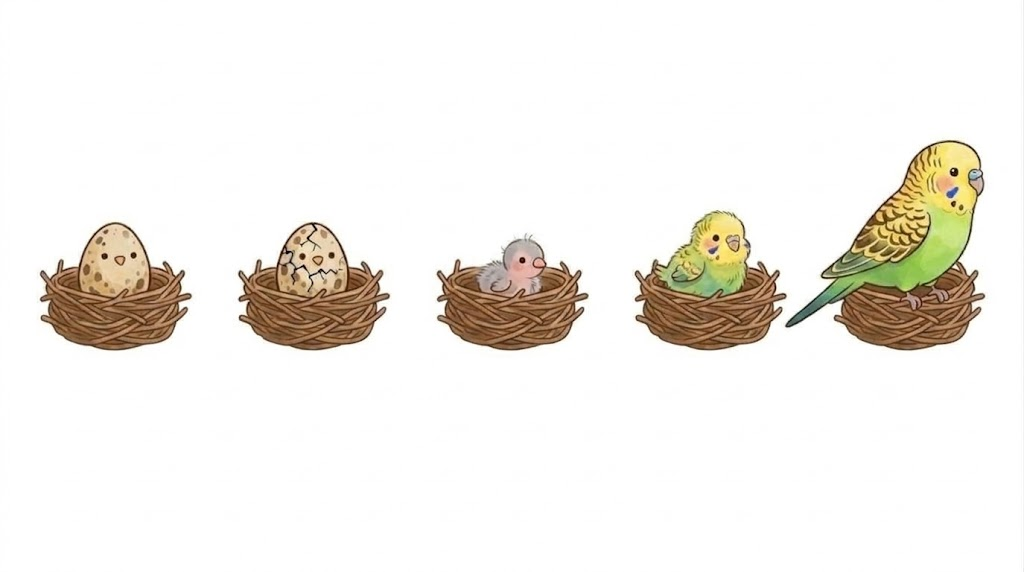
#> input picture assets/garden/ciccio_nido_original.png, 1024 x 572 px, found by its file name
$ python cutout_garden.py
#> lines starting #> are read from the running program, lines starting #| are printed output that depends on the picture; after the words box and inside, x2 and y2 are one past the last pixel; in counts of white or black regions, pixels touching at a corner belong together
#!/usr/bin/env python3
"""Ritaglia una collezione del giardino: un foglio con 5 stadi in fila -> assets/garden/garden_<personaggio>_1..5.png

    python3 tools/cutout_garden.py assets/garden/ciccio_nido_original.png ciccio [scala]

Ogni stadio finisce sulla stessa tela delle piantine di Pianty (208x341, piedi a 1,76% dal fondo), così il
giardino li disegna alla stessa misura. Il "piede" di un nido è il suo bordo più basso, e il centro è il
centro di quel bordo; se l'adulto sporge (la coda) viene spostato quanto basta per restare nella tela.
"""
import sys
from collections import deque
import numpy as np
from PIL import Image

SRC = sys.argv[1] if len(sys.argv) > 1 else "assets/garden/ciccio_nido_original.png"
PET = sys.argv[2] if len(sys.argv) > 2 else "ciccio"
SCALE = float(sys.argv[3]) if len(sys.argv) > 3 else 1.0
STAGES = 5
CANVAS_W, CANVAS_H = 208, 341
FEET_FRACTION = 0.0176
BG_MIN = 246
HALO_MIN = 205
MIN_POCKET = 40
MIN_PART = 14
MARGIN = 3


def dilate(mask, n):
    out = mask.copy()
    for _ in range(n):
        p = np.pad(out, 1)
        out = p[1:-1, 1:-1] | p[:-2, 1:-1] | p[2:, 1:-1] | p[1:-1, :-2] | p[1:-1, 2:]
    return out


def flood(passable, seeds, diagonal=False):
    h, w = passable.shape
    seen = np.zeros((h, w), dtype=bool)
    q = deque()
    for y, x in seeds:
        if passable[y, x] and not seen[y, x]:
            seen[y, x] = True
            q.append((y, x))
    steps = ((1, 0), (-1, 0), (0, 1), (0, -1))
    if diagonal:
        steps += ((1, 1), (1, -1), (-1, 1), (-1, -1))
    while q:
        y, x = q.popleft()
        for dy, dx in steps:
            ny, nx = y + dy, x + dx
            if 0 <= ny < h and 0 <= nx < w and passable[ny, nx] and not seen[ny, nx]:
                seen[ny, nx] = True
                q.append((ny, nx))
    return seen


rgb = np.asarray(Image.open(SRC).convert("RGB")).astype(np.float32)
H, W, _ = rgb.shape
#> H = 572; W = 1024
minc = rgb.min(axis=2)
ink = minc < 235
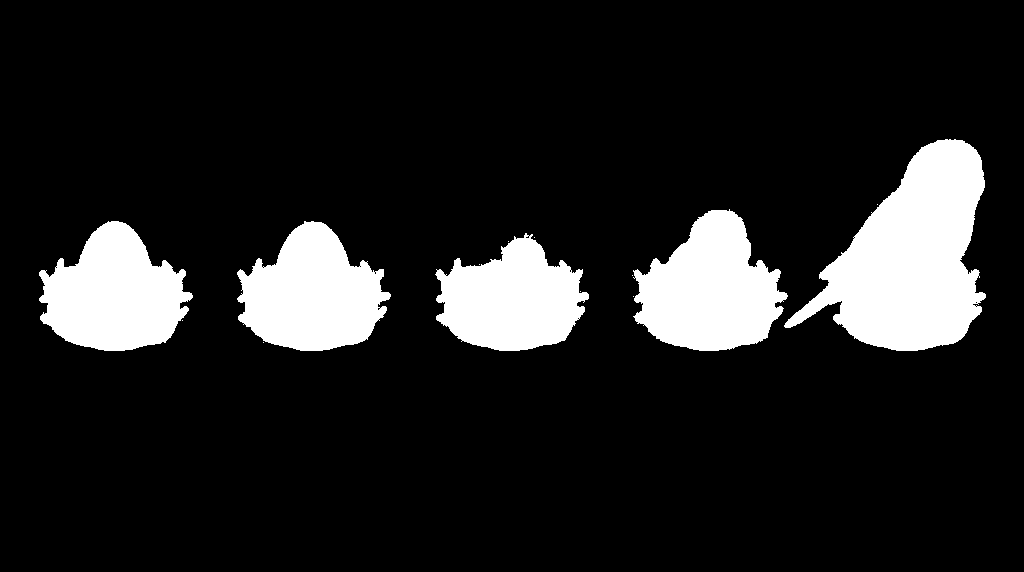
#> ink: shape (572, 1024) bool; 13% white; 14 white regions (9 under 20 px), largest, box (x1, y1, x2, y2) and area: (784, 139, 986, 351) 23632, (633, 209, 788, 351) 14240, (237, 221, 391, 351) 13224, (39, 221, 193, 351) 13199, (435, 233, 589, 351) 11996

# 1) I cinque stadi: gruppi di colonne; se due si toccano, taglio nella colonna meno "inchiostrata".
cols = ink.any(axis=0)
groups, start, prev = [], None, None
for x, v in enumerate(cols):
    if v:
        if start is None:
            start = x
        elif x - prev > 8:
            groups.append((start, prev))
            start = x
        prev = x
#> this loop made 1024 passes
#> (v, start) on pass 40: (True, 39)
#> v on passes 1 to 6: False, False, False, False, False, False
#> after the loop, groups = [(39, 192), (237, 390), (435, 588)]
if start is not None:
    groups.append((start, prev))
groups = [g for g in groups if g[1] - g[0] > 30]
#> groups = [(39, 192), (237, 390), (435, 588), (632, 985)]
exact_cuts = False
if len(groups) != STAGES:
    xs = np.where(cols)[0]
#> xs = 816 values from 39 to 985
    x0, x1 = xs.min(), xs.max()
#> x0 = 39; x1 = 985
    per_col = ink.sum(axis=0)
#> per_col = 1024 values, max 206 at index 937, min 0 at index 0, mean 74.51
    cuts = []
    for i in range(1, STAGES):
        guess = x0 + (x1 - x0 + 1) * i // STAGES
        lo, hi = guess - 45, guess + 45
        window = per_col[lo:hi]
        # La colonna più "vuota" è spesso una striscia di colonne vuote: taglio a metà della striscia più lunga.
        best, run_start, runs = window.min(), None, []
        for j, v in enumerate(window):
            if v <= best + 0:
                run_start = j if run_start is None else run_start
            elif run_start is not None:
                runs.append((run_start, j - 1)); run_start = None
        if run_start is not None:
            runs.append((run_start, len(window) - 1))
        a, b = max(runs, key=lambda r: r[1] - r[0])
        cuts.append(lo + (a + b) // 2)
#> this loop made 4 passes
#> (guess, lo, hi, best, a, b) on passes 1 to 4: (228, 183, 273, 0, 10, 53), (417, 372, 462, 0, 19, 62), (607, 562, 652, 0, 27, 69), (796, 751, 841, 9, 36, 38)
#> after the loop, cuts = [214, 412, 610, 788]
    edges = [x0] + cuts + [x1 + 1]
#> edges = [39, 214, 412, 610, 788, 986]
    groups = [(edges[i], edges[i + 1] - 1) for i in range(STAGES)]
#> groups = [(39, 213), (214, 411), (412, 609), (610, 787), (788, 985)]
    exact_cuts = True
assert len(groups) == STAGES, groups
print("stadi:", groups)
#| stadi: [(39, 213), (214, 411), (412, 609), (610, 787), (788, 985)]

frames = []
for gx0, gx1 in groups:
    margin = 0 if exact_cuts else 4          # con i tagli a mano non allargo: finirei nel vicino
    x0, x1 = max(gx0 - margin, 0), min(gx1 + margin, W - 1)
    block = rgb[:, x0:x1 + 1, :]
    bmin = minc[:, x0:x1 + 1]
    h, w = bmin.shape
    cand = bmin >= BG_MIN
    border = [(0, x) for x in range(w)] + [(h - 1, x) for x in range(w)] \
           + [(y, 0) for y in range(h)] + [(y, w - 1) for y in range(h)]
    bg = flood(cand, border)
    rem = cand & ~bg
    seen = np.zeros_like(rem)
    for y, x in zip(*np.where(rem)):
        if seen[y, x]:
            continue
        comp = flood(rem & ~seen, [(y, x)])
        seen |= comp
        if comp.sum() >= MIN_POCKET:
            bg |= comp
    halo = ~bg & dilate(bg, 2) & (bmin > HALO_MIN)
    bg |= halo
    fg = ~bg
    labeled = np.zeros_like(fg)
    for y, x in zip(*np.where(fg)):
        if labeled[y, x]:
            continue
        comp = flood(fg & ~labeled, [(y, x)], diagonal=True)
        labeled |= comp
        cx = np.where(comp.any(axis=0))[0]
        touches_cut = exact_cuts and (cx.min() == 0 or cx.max() == w - 1)
        if comp.sum() < MIN_PART or (touches_cut and comp.sum() < 120):   # pezzetti del vicino tagliati a metà
            fg &= ~comp
    edge = fg & dilate(~fg, 2)
    soft = np.clip((255 - bmin) / 90.0, 0.0, 1.0)
    alpha = np.where(edge, soft, fg.astype(np.float32))
    a = np.maximum(alpha, 1e-3)[..., None]
    color = np.clip(np.where(edge[..., None], (block - 255.0 * (1 - a)) / a, block), 0, 255)
    rgba = np.dstack([color, alpha * 255]).astype(np.uint8)

    ys, xs = np.where(fg)
    bottom = int(ys.max())
    base = fg[max(bottom - 30, 0):bottom + 1]          # il bordo basso del nido
    bx = np.where(base.any(axis=0))[0]
    center = (bx.min() + bx.max()) / 2.0
    frames.append(dict(img=Image.fromarray(rgba, "RGBA"), bottom=bottom, center=center, left=xs.min(), right=xs.max(), top=ys.min()))
#> this loop made 5 passes
#> (gx0, gx1, x0, x1, center) on passes 1 to 5: (39, 213, 39, 213, 71), (214, 411, 214, 411, 94), (412, 609, 412, 609, 95.5), (610, 787, 610, 787, 94), (788, 985, 788, 985, 92)
#> pass 1, `bmin = minc[:, x0:x1 + 1]`:
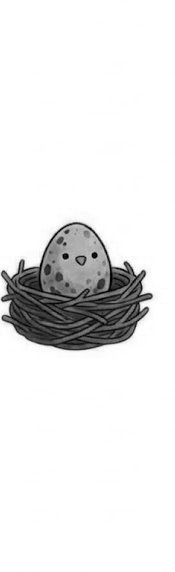
#> bmin: shape (572, 175) float32; min 0, max 255, mean 233.6
#> after the loop: bg: shape (572, 198) bool; 79.3% white; 1 black region, box (x1, y1, x2, y2) and area: (0, 139, 198, 351) 23437
#> after the loop:
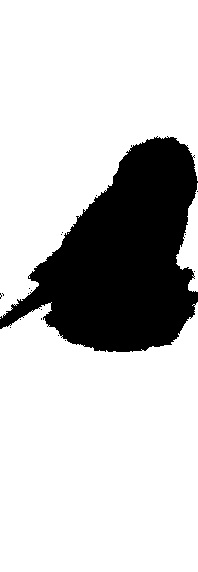
#> cand: shape (572, 198) bool; 78.3% white; 18 black regions (17 under 20 px), largest, box (x1, y1, x2, y2) and area: (0, 136, 198, 352) 24578
#> after the loop: edge: shape (572, 198) bool; 1.2% white in thin lines or dots, all inside (x1, y1, x2, y2) = (0, 139, 198, 351)
#> after the loop:
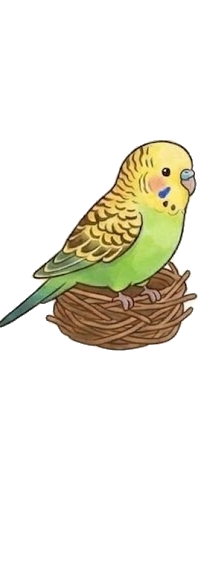
#> rgba: shape (572, 198, 4); mean R, G, B, A 235.2, 232.2, 220.2, 52.3; transparent parts drawn white
#> after the loop:
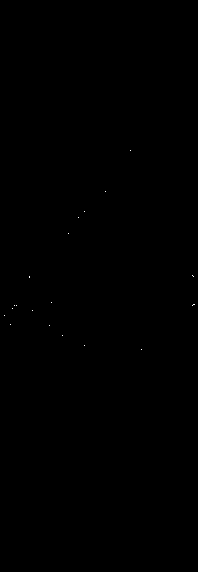
#> seen: shape (572, 198) bool; 0.02% white in thin lines or dots, all inside (x1, y1, x2, y2) = (4, 150, 195, 350)
#> after the loop, frames = 5 items

out_dir = "assets/garden"
for i, f in enumerate(frames, 1):
    k = SCALE
    img = f["img"].resize((round(f["img"].width * k), round(f["img"].height * k)), Image.LANCZOS)
    bottom, center = f["bottom"] * k, f["center"] * k
    left, right = f["left"] * k, f["right"] * k
    canvas = Image.new("RGBA", (CANVAS_W, CANVAS_H), (0, 0, 0, 0))
    feet_y = CANVAS_H * (1 - FEET_FRACTION)
    ox = CANVAS_W / 2 - center
    # Se la coda (o altro) uscirebbe dalla tela, sposto quanto basta.
    if left + ox < MARGIN:
        ox = MARGIN - left
    if right + ox > CANVAS_W - MARGIN:
        ox = CANVAS_W - MARGIN - right
    oy = feet_y - bottom
    canvas.paste(img, (int(round(ox)), int(round(oy))), img)
    top = f["top"] * k + oy
    path = f"{out_dir}/garden_{PET}_{i}.png"
    canvas.save(path)
    print(f"stadio {i}: nido largo {right - left:.0f}px, cima a {top:.0f}, spostamento {ox - (CANVAS_W/2 - center):+.0f}px -> {path}")
#> this loop made 5 passes
#> (center, left, right, top, path) on passes 1 to 5: (71, 0, 152, 206, 'assets/garden/garden_ciccio_1.png'), (94, 24, 175, 207, 'assets/garden/garden_ciccio_2.png'), (95.5, 24, 176, 218, 'assets/garden/garden_ciccio_3.png'), (94, 24, 177, 195, 'assets/garden/garden_ciccio_4.png'), (92, 0, 197, 124, 'assets/garden/garden_ciccio_5.png')
#| stadio 1: nido largo 152px, cima a 206, spostamento +0px -> assets/garden/garden_ciccio_1.png
#| stadio 2: nido largo 151px, cima a 207, spostamento +0px -> assets/garden/garden_ciccio_2.png
#| stadio 3: nido largo 152px, cima a 218, spostamento +0px -> assets/garden/garden_ciccio_3.png
#| stadio 4: nido largo 153px, cima a 195, spostamento +0px -> assets/garden/garden_ciccio_4.png
#| stadio 5: nido largo 197px, cima a 124, spostamento -4px -> assets/garden/garden_ciccio_5.png
#> pass 1, `canvas.save(path)`:
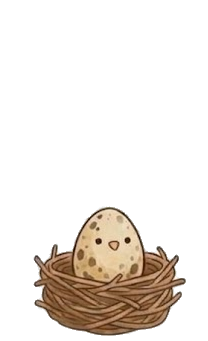
#> saved as garden_ciccio_1.png: PIL image 208x341 RGBA; mean R, G, B, A 28.6, 22.4, 16.4, 46; transparent parts drawn white
#> after the loop:
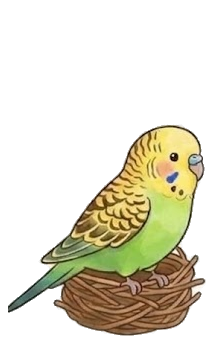
#> canvas: PIL image 208x341 RGBA; mean R, G, B, A 52.1, 47.5, 28.7, 83.1; transparent parts drawn white
